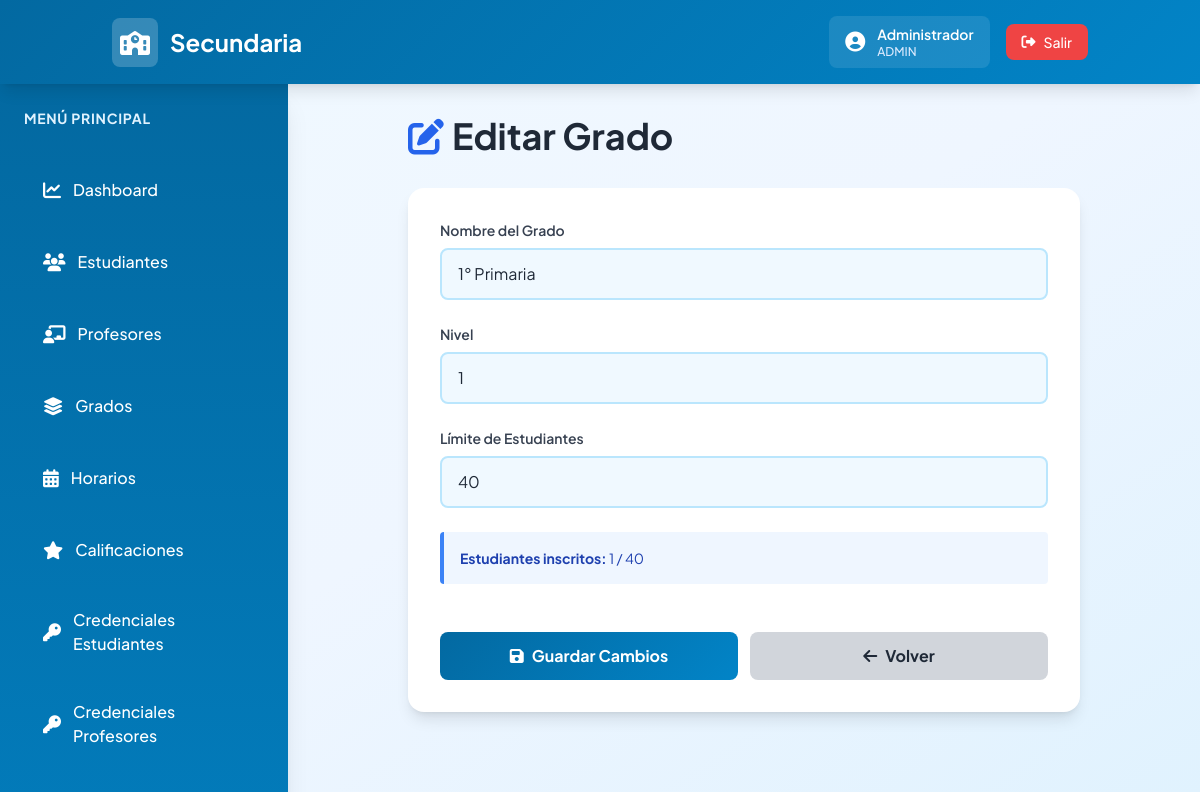
The app's page /grade/a44d839c-f8fa-4298-bb2a-bc0e6e374a6d/edit (signed in) with its own data.
### models.py (models this page shows)
class User(UserMixin, db.Model):
    __tablename__ = 'users'
    id = db.Column(db.String(36), primary_key=True, default=lambda: str(uuid.uuid4()))
    email = db.Column(db.String(255), unique=True, nullable=False)
    password = db.Column(db.String(255), nullable=False)
    name = db.Column(db.String(255), nullable=False)
    role = db.Column(db.String(20), nullable=False)
    created_at = db.Column(db.DateTime, default=datetime.utcnow)

class Grade(db.Model):
    __tablename__ = 'grades'
    id = db.Column(db.String(36), primary_key=True, default=lambda: str(uuid.uuid4()))
    name = db.Column(db.String(50), unique=True, nullable=False)
    level = db.Column(db.Integer)
    max_students = db.Column(db.Integer, default=40)
    created_at = db.Column(db.DateTime, default=datetime.utcnow)

### routes.py (the view, shortened to what this page needs)
@app.route('/grade/<grade_id>/edit', methods=['GET', 'POST'])
@login_required
def edit_grade(grade_id):
    if current_user.role != 'admin':
        flash('Acceso denegado', 'error')
        return redirect(url_for('grades'))
    grade = Grade.query.get(grade_id)
    if not grade:
        flash('Grado no encontrado', 'error')
        return redirect(url_for('grades'))
    return render_template('edit_grade.html', grade=grade)

### app.py (called while the page is built)
@login_manager.user_loader
def load_user(user_id):
    try:
        return User.query.get(user_id)
    except Exception as e:
        print(f"Error loading user: {e}")
        return None

### templates/edit_grade.html
{% extends "base.html" %}
{% block content %}
<div class="max-w-2xl mx-auto">
    <div class="mb-8">
        <h1 class="text-4xl font-bold text-gray-800"><i class="fas fa-edit text-blue-600 mr-2"></i>Editar Grado</h1>
    </div>
    <div class="bg-white rounded-2xl shadow-lg p-8">
        <form method="POST" class="space-y-6">
            <div>
                <label class="block text-sm font-semibold text-gray-700 mb-2">Nombre del Grado</label>
                <input type="text" name="name" value="{{ grade.name }}" required class="w-full px-4 py-3 bg-sky-50 border-2 border-sky-200 rounded-lg focus:outline-none focus:border-sky-500 text-gray-800">
            </div>
            <div>
                <label class="block text-sm font-semibold text-gray-700 mb-2">Nivel</label>
                <input type="number" name="level" value="{{ grade.level }}" required class="w-full px-4 py-3 bg-sky-50 border-2 border-sky-200 rounded-lg focus:outline-none focus:border-sky-500 text-gray-800">
            </div>
            <div>
                <label class="block text-sm font-semibold text-gray-700 mb-2">Límite de Estudiantes</label>
                <input type="number" name="max_students" value="{{ grade.max_students }}" required class="w-full px-4 py-3 bg-sky-50 border-2 border-sky-200 rounded-lg focus:outline-none focus:border-sky-500 text-gray-800">
            </div>
            <div class="bg-blue-50 border-l-4 border-blue-500 p-4 rounded">
                <p class="text-sm text-blue-800"><strong>Estudiantes inscritos:</strong> {{ grade.students|length }} / {{ grade.max_students }}</p>
            </div>
            <div class="flex gap-3 pt-6">
                <button type="submit" class="flex-1 gradient-btn text-white py-3 rounded-lg transition font-bold">
                    <i class="fas fa-save mr-2"></i>Guardar Cambios
                </button>
                <a href="{{ url_for('grades') }}" class="flex-1 bg-gray-300 hover:bg-gray-400 text-gray-800 py-3 rounded-lg transition font-bold text-center">
                    <i class="fas fa-arrow-left mr-2"></i>Volver
                </a>
            </div>
        </form>
    </div>
</div>
{% endblock %}

### templates/base.html (shortened to what this page needs)
<!DOCTYPE html>
<html lang="es">
<head>
    <script src="https://cdn.tailwindcss.com"></script>
    <link rel="stylesheet" href="https://cdnjs.cloudflare.com/ajax/libs/font-awesome/6.4.0/css/all.min.css">
</head>
<body class="bg-gradient-to-br from-sky-50 via-blue-50 to-sky-100 text-gray-800 min-h-screen">
    <nav class="gradient-header text-white shadow-lg sticky top-0 z-50">
        <div class="container mx-auto px-6 py-4 flex justify-between items-center">
            <div class="text-2xl font-bold flex items-center gap-3">
                <div class="bg-white bg-opacity-20 p-2 rounded-lg">
                    <i class="fas fa-school text-2xl"></i>
                </div>
                <span>Secundaria</span>
            </div>
            <div class="flex gap-4 items-center">
                {% if current_user.is_authenticated %}
                <a href="{{ url_for('my_profile') }}" class="flex items-center gap-3 bg-white bg-opacity-10 px-4 py-2 rounded-lg hover:bg-opacity-20 transition cursor-pointer">
                    <i class="fas fa-user-circle text-xl"></i>
                    <div class="text-sm">
                        <div class="font-semibold">{{ current_user.name }}</div>
                        <div class="text-xs text-blue-100 uppercase font-medium">{{ current_user.role }}</div>
                    </div>
                </a>
                <a href="{{ url_for('logout') }}" class="bg-red-500 hover:bg-red-600 px-4 py-2 rounded-lg transition font-medium text-sm flex items-center gap-2">
                    <i class="fas fa-sign-out-alt"></i> Salir
                </a>
                {% endif %}
            </div>
        </div>
    </nav>
    {% if current_user.is_authenticated %}
    <div class="flex">
        <aside class="w-72 bg-gradient-to-b from-sky-700 to-sky-600 text-white min-h-screen p-6 shadow-xl">
            <div class="mb-8">
                <h2 class="text-sm font-bold uppercase tracking-wider text-sky-100 mb-4">Menú Principal</h2>
            </div>
            <ul class="space-y-3">
                <li>
                    <a href="{{ url_for('dashboard') }}" class="sidebar-item block p-4 rounded-lg hover:bg-sky-500 transition flex items-center gap-3 font-medium">
                        <i class="fas fa-chart-line text-lg"></i>
                        <span>Dashboard</span>
                    </a>
                </li>
                {% if current_user.role == 'admin' %}
                <li>
                    <a href="{{ url_for('students') }}" class="sidebar-item block p-4 rounded-lg hover:bg-sky-500 transition flex items-center gap-3 font-medium">
                        <i class="fas fa-users text-lg"></i>
                        <span>Estudiantes</span>
                    </a>
                </li>
                <li>
                    <a href="{{ url_for('teachers') }}" class="sidebar-item block p-4 rounded-lg hover:bg-sky-500 transition flex items-center gap-3 font-medium">
                        <i class="fas fa-chalkboard-user text-lg"></i>
                        <span>Profesores</span>
                    </a>
                </li>
                <li>
                    <a href="{{ url_for('grades') }}" class="sidebar-item block p-4 rounded-lg hover:bg-sky-500 transition flex items-center gap-3 font-medium">
                        <i class="fas fa-layer-group text-lg"></i>
                        <span>Grados</span>
                    </a>
                </li>
                <li>
                    <a href="{{ url_for('view_schedule') }}" class="sidebar-item block p-4 rounded-lg hover:bg-sky-500 transition flex items-center gap-3 font-medium">
                        <i class="fas fa-calendar-alt text-lg"></i>
                        <span>Horarios</span>
                    </a>
                </li>
                <li>
                    <a href="{{ url_for('admin_all_grades') }}" class="sidebar-item block p-4 rounded-lg hover:bg-sky-500 transition flex items-center gap-3 font-medium">
                        <i class="fas fa-star text-lg"></i>
                        <span>Calificaciones</span>
                    </a>
                </li>
                <li>
                    <a href="{{ url_for('admin_credentials') }}" class="sidebar-item block p-4 rounded-lg hover:bg-sky-500 transition flex items-center gap-3 font-medium">
                        <i class="fas fa-key text-lg"></i>
                        <span>Credenciales Estudiantes</span>
                    </a>
                </li>
                <li>
                    <a href="{{ url_for('admin_teacher_credentials') }}" class="sidebar-item block p-4 rounded-lg hover:bg-sky-500 transition flex items-center gap-3 font-medium">
                        <i class="fas fa-key text-lg"></i>
                        <span>Credenciales Profesores</span>
                    </a>
                </li>
                {% endif %}
            </ul>
        </aside>
        <main class="flex-1 p-8 fade-in">
    {% else %}
    <main class="flex justify-center items-center min-h-screen">
    {% endif %}
            {% block content %}{% endblock %}
        </main>
    {% if current_user.is_authenticated %}</div>{% endif %}
</body>
</html>

### templates/base.html (style rules this page uses)
* { font-family: 'Plus Jakarta Sans', sans-serif; }
.gradient-header { background: linear-gradient(135deg, #0369a1 0%, #0284c7 100%); }
.gradient-btn { background: linear-gradient(135deg, #0369a1 0%, #0284c7 100%); transition: all 0.3s ease; }
.sidebar-item { transition: all 0.3s ease; border-left: 3px solid transparent; }
.fade-in { animation: fadeIn 0.5s ease-in; }

### records on screen
User: name "Administrador", role "ADMIN"
Grade: name "1° Primaria", level "1", max_students "40"

### other values on screen
{{ grade.students|length }} "1"
